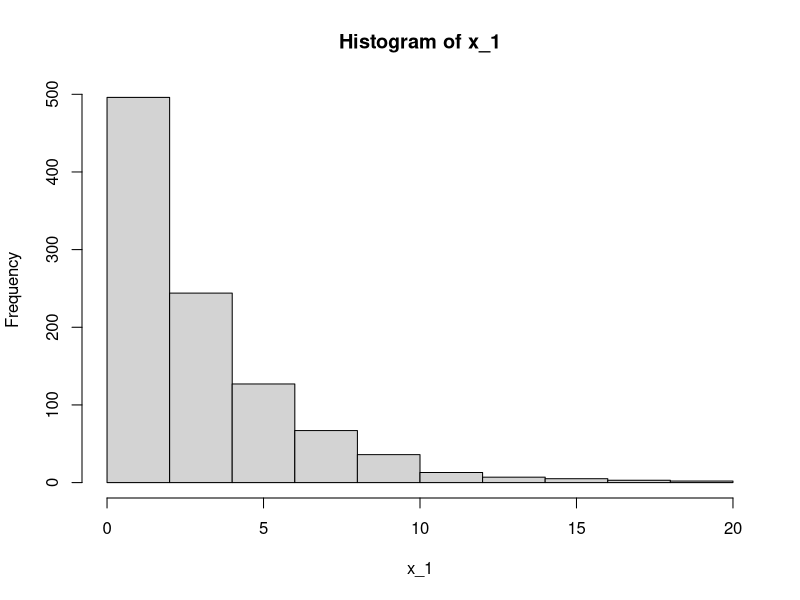
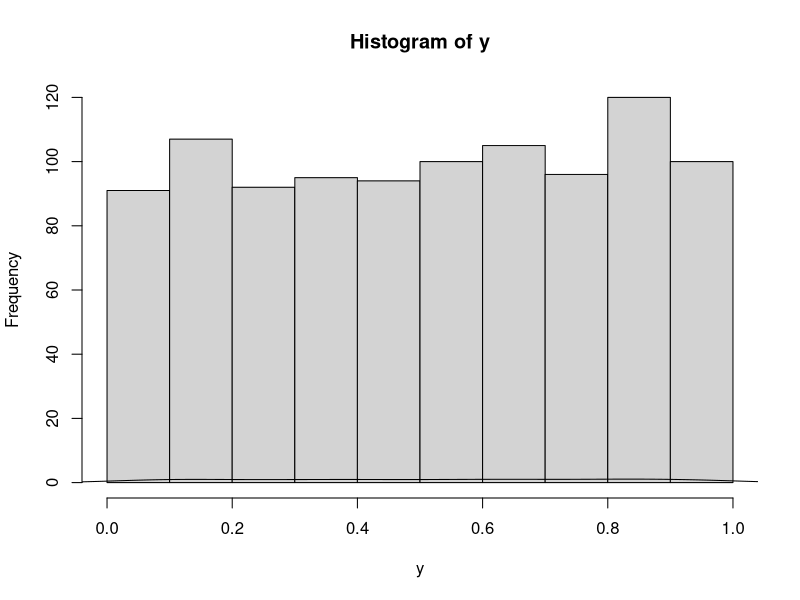
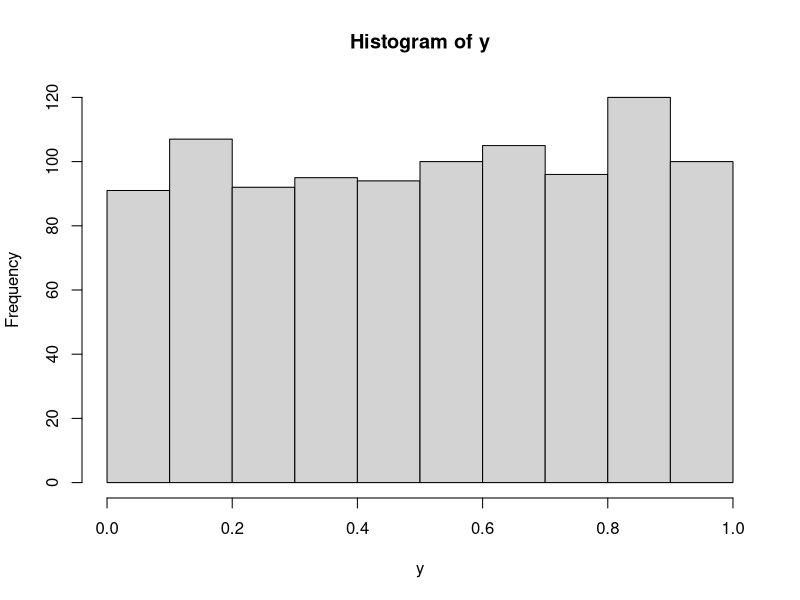
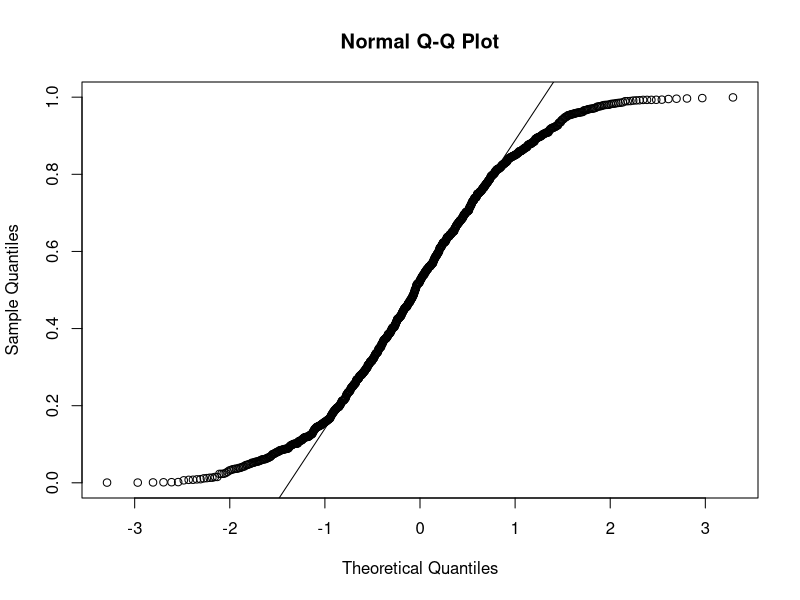
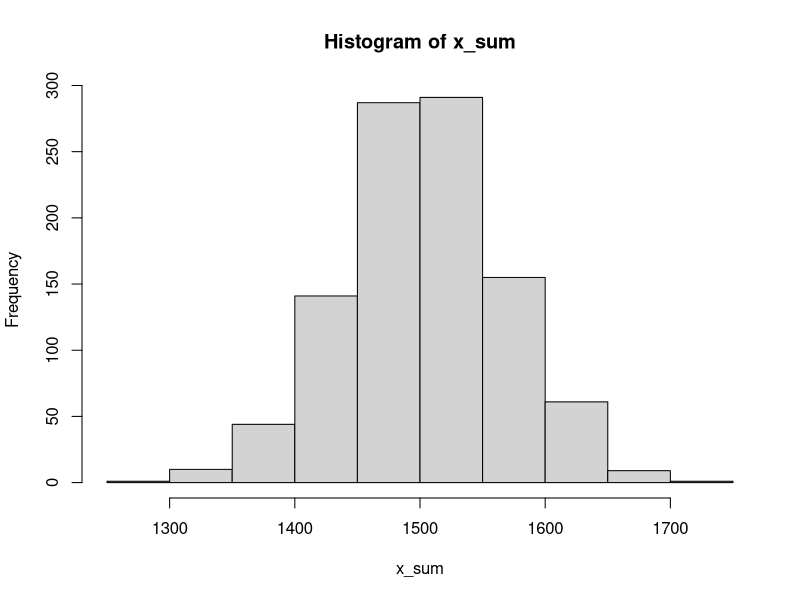
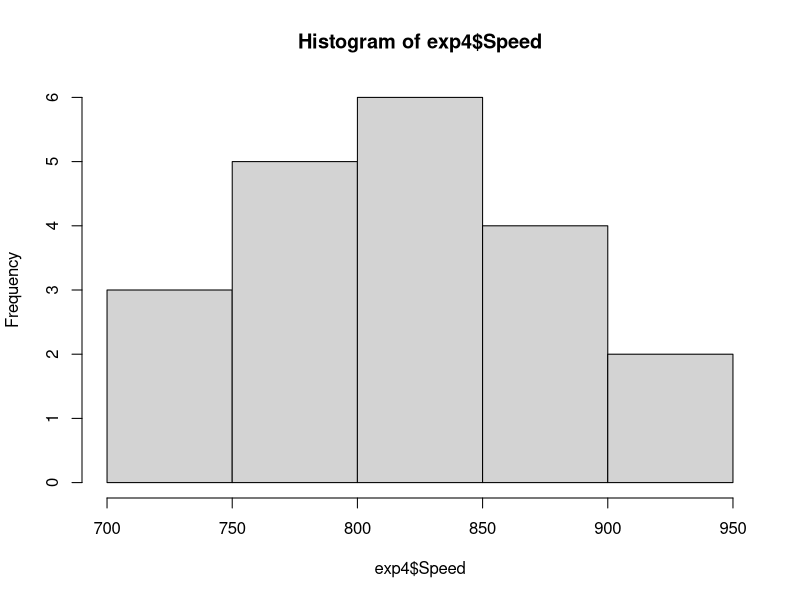
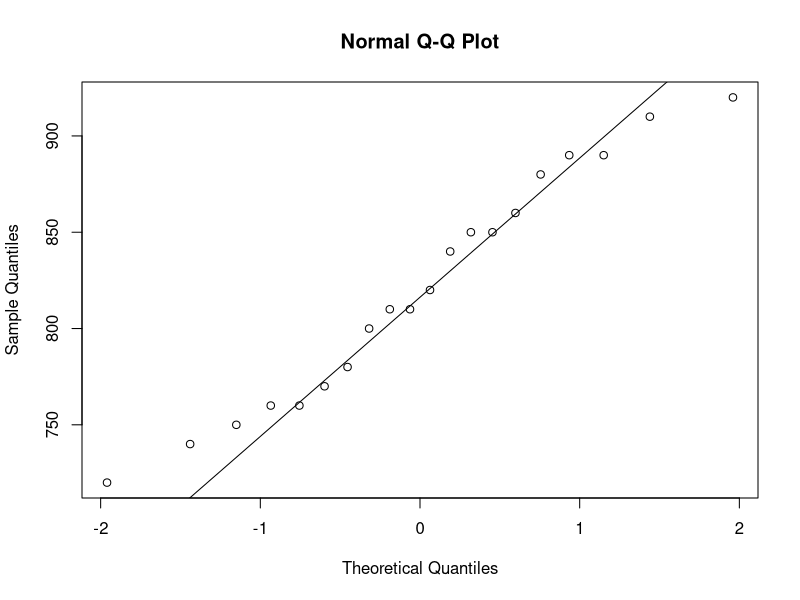
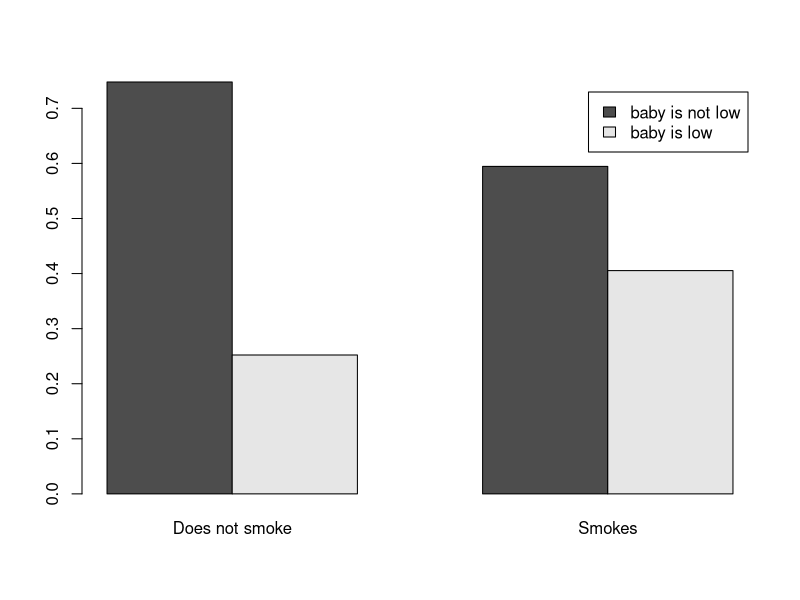

These figures' R source, in order:
library(tidyverse)

#Задача 1
lambda <- 1 / 3
rexp(500, rate = lambda)
sim_num <- 500
observation_num <- 1000

simulated_observations <- 1:sim_num %>%
    map(~rexp(observation_num, rate = lambda))

simulated_observations

x_1 <- simulated_observations[1] %>%
    unlist()

hist(x_1)

#а)
#Теоритични квартили
qexp(c(0, 0.25, 0.5, 0.75, 1), rate = lambda)

#емпирични квартили
quantile(x_1)

#б)
x_2 <- simulated_observations[2] %>%
    unlist()

y <- x_1 / (x_1 + x_2)

#Според диаграмата разпределението ми изглежда равномерно
hist_output <- hist(y)
lines(density(y))
hist(y)

qqnorm(y)
qqline(y)

#Ще направим chisq.test, да проверим хипотезата ми дали е вярна.
#p-value-то е единици, което е свръх категорично, че съм прав.
#това е грешно
chisq.test(y)

#вярно
#Ще направя chisq.test, да проверя хипотезата си дали е вярна.
#Първо разделям данните на секции и гледам колко често попадаме
#във всяка секция. После в prob смятам теоритичните вероятности
#и накрая с chisq.test проверявам хипотезата, че теоритичните
#и емпиричните вероятности съвпадат. Има 54% това да е в сила,
#което означава, че хипотезата ми не може да се изхвърли и
#приемам, че е вярна.
t <- table(cut(y, breaks = c(0, 1 / 4, 2 / 4, 3 / 4, 1)))
chisq.test(t)

#в)
#Намерих Reduce в интернет и ми изглежда по-чисто от това да пиша for.
x_sum <- Reduce(`+`, simulated_observations)

#по хистограмата ми изглежда, като нормално разпределение, а и
#според централна гранична теорема е логично това да получим.
hist(x_sum)

#shapiro тестът даде доста високо p-value, което потвърждава хипотезата ми
shapiro.test(x_sum)


#Задача 2
colnames(morley)

exp4 <- morley[morley$Expt == 4, ]

#От хистограмата не е много ясно дали е нормално разпределно,
#макар че леко прилича не бих казал, че бих бил на 100% сигурен
hist(exp4$Speed)

#С qqnorm и qqline е по-явно обаче, че има линейна зависимост
#и че данните са нормално разпределени
qqnorm(exp4$Speed)
qqline(exp4$Speed)

#За всеки случай реших и един shapiro test да пусна
#И той е съгласен с мен
shapiro.test(exp4$Speed)

#Горните заключения означават, че можем да използваме t.test,
#да получим доверителния интервал. Излиза, че има 97% шанс
#скоростта на светлината да е в доверителния интервал (789.008, 851.992)
t.test(exp4$Speed, conf.level = 0.97)

#Задача 3
library("MASS")
colnames(birthwt)

#Като начало реших да направя barplot, който сравнява показва
#в случай, че майката е пуши каква е вероятността да има
#бебе с ниско тегло и ако не пуши каква е вероятността да стане
#същото. На диаграмата се вижда, че се увеличава значително
#вероятността да имаш дете с ниско тегло, ако пушиш, както
#би се очаквало.
barplot(prop.table(table(birthwt$low, birthwt$smoke), 2),
        legend = T, names.arg = c("Does not smoke", "Smokes"),
        legend.text = c("baby is not low", "baby is low"), beside = T)

#Идеята ми да потвърдя хипотезата си е да я ползвам prop.test
#Взимам множеството от пушачите
smokers <- birthwt[birthwt$smoke == T, ]

#Също и множеството от непушачите
non_smokers <- birthwt[birthwt$smoke == F, ]

#Гледам броя случаи, в които пушач е имал дете с ниско тегло
smokers_low_babies <- sum(smokers$low == T)
#И общия брой на пушачите
smoker_count <- nrow(smokers)

#Аналогично за непушачите
non_smokers_low_babies <- sum(non_smokers$low == T)
non_smoker_count <- nrow(non_smokers)

#Правя prop.test, в който проверям дали вероятността на това пушач да има
#дете с тегло под 2.5 кг е по-голяма от тази при непушач
#Резултатът е катогерично да с 98% вероятност.
prop.test(c(smokers_low_babies, non_smokers_low_babies),
          c(smoker_count, non_smoker_count), alternative = "less")

#Задача 4
colnames(iris)

#а)

#Като начало гледаме хистограмата, qqnorm, qqplot
#и за здраве правим и един shapiro.test, от което
#явно се вижда, че данните не са нормално разпределени
hist(iris$Petal.Length)
qqnorm(iris$Petal.Length)
qqline(iris$Petal.Length)

shapiro.test(iris$Petal.Length)

#Затова използваме wilcox.test и смятаме и гледаме
#дали разликата между дължината и ширината * 3 е нула
#Вижда се, че вероятността това да е така е 16%, което
#означава, че не можем да отхвърлим тази хипотеза
wilcox.test(iris$Petal.Length, 3 * iris$Petal.Width,
            alternative = "two.sided")

#б)
#Започнах с проверка дали данните са нормално разпределени
#Работих аналогично на а). Тук според диаграмите и шапиро
#тестът се вижда, че имаме нормално разпределени данни
#и можем да използваме t.test
versicolor <- iris[iris$Species == "versicolor", ]
virginica <- iris[iris$Species == "virginica", ]

hist(versicolor$Sepal.Width)
qqnorm(versicolor$Sepal.Width)
qqline(versicolor$Sepal.Width)

shapiro.test(versicolor$Sepal.Width)

hist(virginica$Sepal.Width)
qqnorm(virginica$Sepal.Width)
qqline(virginica$Sepal.Width)

shapiro.test(virginica$Sepal.Width)

#Тестът показва, че вероятността versicolor да са с по-голяма дължина от
#virginica е под 1%, което означава, че хипотезата ни е грешна и можем да
#я отхвърлим
t.test(versicolor$Sepal.Width, virginica$Sepal.Width, alternative = "less")

#в)
#Първо взимаме iris-ите от тип setosa с дължина на венчелистчетата по-малка или
#равна на 1.4
setosa <- iris[iris$Petal.Length <= 1.4 & iris$Species == "setosa", ]

#Според графиките и shapiro.test не са нормално разпределени данните
#Затова ще използваме wilcox.test
hist(setosa$Petal.Width)
qqnorm(setosa$Petal.Width)
qqline(setosa$Petal.Width)

shapiro.test(setosa$Petal.Width)

#Вижда се, че вероятността да е по-голямо от 0.26 е много малка (под 1%)
#Затова хипотезата ни може да се отхвърли
wilcox.test(setosa$Petal.Width, mu = 0.26, alternative = "less")
